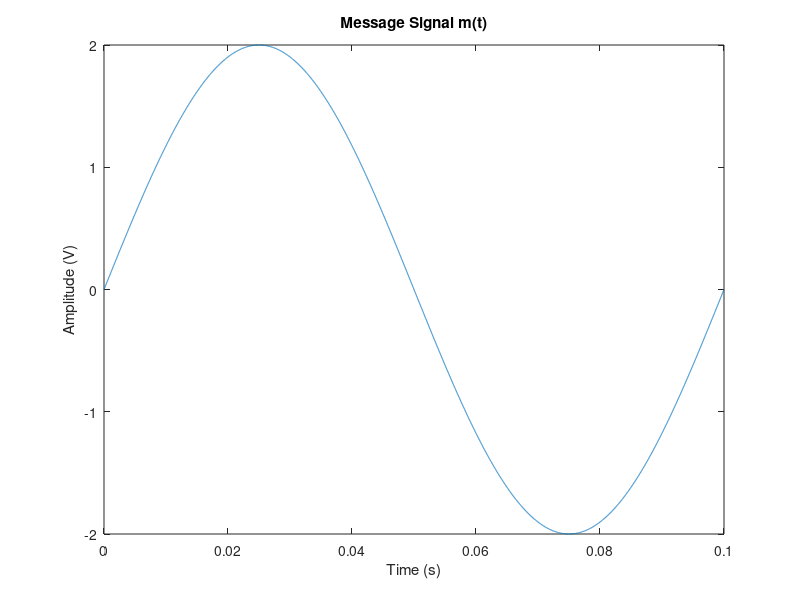

MATLAB code to generate this figure:
% Define the parameters
fs = 100000;       % Sampling frequency
fm = 10;         % Message frequency
Am = 2;          % Message amplitude
T = 1/fm;        % Duration of one cycle
t = 0:1/fs:T-1/fs;   % Time vector

% Generate the message signal
m = Am*sin(2*pi*fm*t);

% Plot the message signal in time domain
figure;
plot(t,m);
xlabel('Time (s)');
ylabel('Amplitude (V)');
title('Message Signal m(t)');
